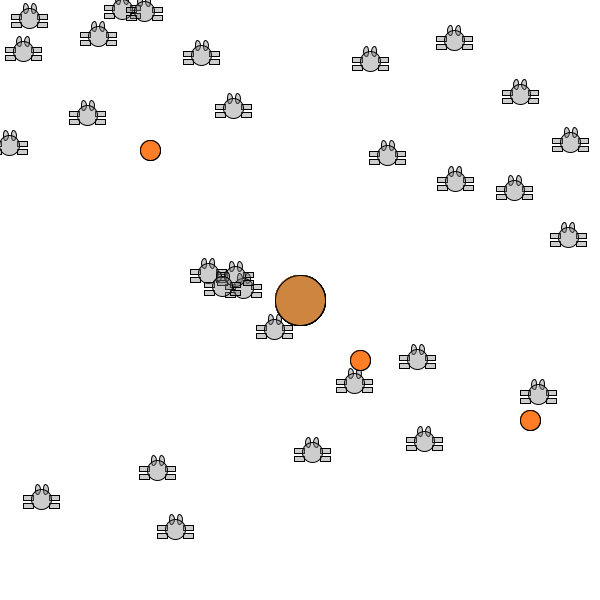
Frame 1 (no input)
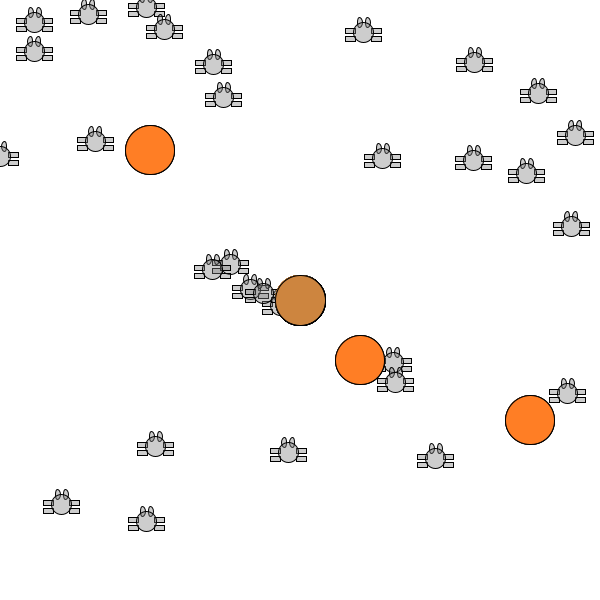
Frame 60 (the mouse pressed at the canvas centre just before this capture)
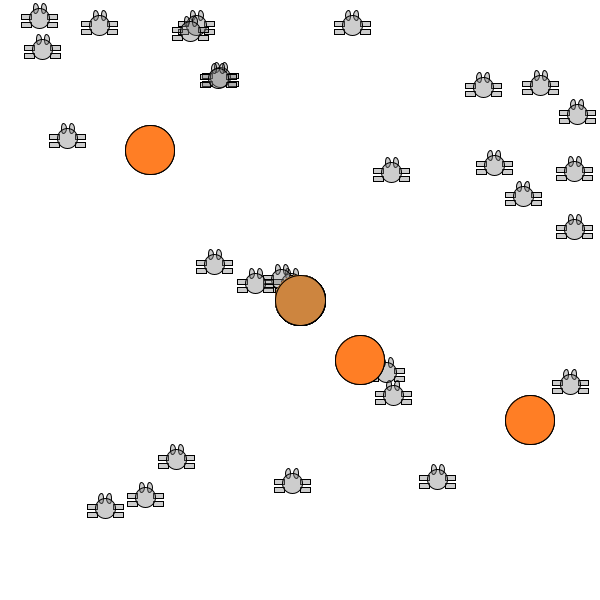
Frame 120 (the mouse held since frame 60 and released just before this capture)

The Processing sketch that drew these frames (run headless with seeded random() and noise(); from frame 60 on, the mouse is pressed at the canvas centre):

// Processing sketch: Aufgabe_3_2
// ── Aufgabe_3_2.pde
Ameise[] Ameisen=new Ameise[30];
Futterquelle[] Futterquellen=new Futterquelle[3];

void setup(){
  size(600, 600);
  for(int i=0; i<Ameisen.length; i++){
    Ameisen[i]=new Ameise();
  }
  for(int j=0; j<Futterquellen.length; j++){
    Futterquellen[j]=new Futterquelle();
  }
}
void draw(){
  background(255);
  for(int i=0; i<Ameisen.length; i++){
    Ameisen[i].displayFutterquelle();
    Ameisen[i].bewegen();
    Ameisen[i].bewegen2();
   
  }
  for(int j=0; j<Futterquellen.length; j++){
    Futterquellen[j].ZeichnenUndBewegen(); 
  }
}


class Ameise{
  float x;
  float y;
  boolean b=false;
  

  Ameise(){
    x=random(width);
    y=random(height);
  }
  
  void displayFutterquelle(){
   
     if (x > width) {
  x = 0;
} else if (x < 0) {
  x = width;
}
   if (y > height) {
  y = 0;
} else if (y < 0) {
  y = height;
}
    fill(127, 100);
    ellipse(x-4, y-10, 5, 10);
    ellipse(x+4, y-10, 5, 10);
    rect(x-18, y-4, 10, 5);
    rect(x-18, y+4, 10, 5);
    rect(x+8, y-4, 10, 5);
    rect(x+8, y+4, 10, 5);
    ellipse(x, y, 20, 20);
    fill(205, 133, 63);
   ellipse(width/2, height/2, 50, 50);
    
    
  }
  
  void bewegen(){
     
    
  }
  
  void bewegen2(){
    
   if(x<170 && x>130 && y<170 && y>130){
   x=x+1;
  }   
 if(x<550 && x>510 && y<440 && y>400){
   x=x+1;
  }   
  if(x<380 && x>340 && y<380 && y>340){
  x=x+1;
}
   else{
  y=y+random(-4, 4);
    x=x+random(-4, 4);
     }  
}

}
    
class Futterquelle{
  float FutterquelleX1;
   float FutterquelleY1;
   float FutterquelleX2;
   float FutterquelleY2;
   float FutterquelleX3;
   float FutterquelleY3;
  float Size;
  
   
   Futterquelle(){
     FutterquelleX1=150;
      FutterquelleY1=150;
      FutterquelleX2=530;
  FutterquelleY2=420;
   FutterquelleX3=360;
   FutterquelleY3=360;
      Size=20;
     
   }
   void ZeichnenUndBewegen(){
       fill(255, 126, 37);
     ellipse(FutterquelleX1, FutterquelleY1, Size, Size);
      ellipse(FutterquelleX2, FutterquelleY2, Size, Size);
       ellipse(FutterquelleX3, FutterquelleY3, Size, Size);
     Size++;
   
    if(Size==50){
     Size--;
    }   
  }
}
